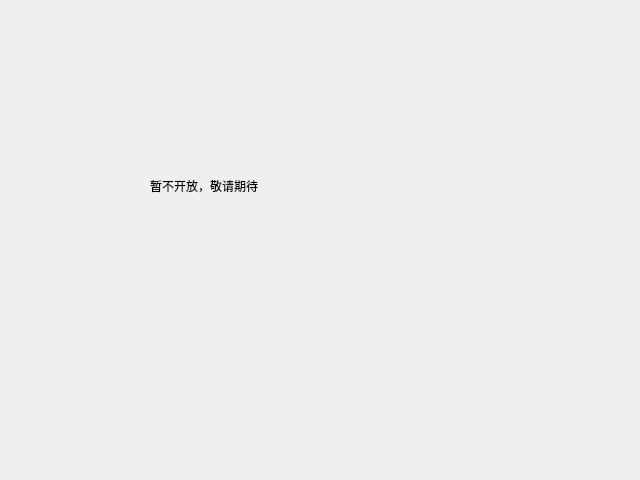
<?xml version="1.0" encoding="UTF-8"?>
<ui version="4.0">
 <class>FludicsForm</class>
 <widget class="QWidget" name="FludicsForm">
  <property name="geometry">
   <rect>
    <x>0</x>
    <y>0</y>
    <width>640</width>
    <height>480</height>
   </rect>
  </property>
  <property name="windowTitle">
   <string>Fluidic Tools</string>
  </property>
  <widget class="QLabel" name="Fluidiclabel">
   <property name="geometry">
    <rect>
     <x>150</x>
     <y>120</y>
     <width>201</width>
     <height>131</height>
    </rect>
   </property>
   <property name="text">
    <string>暂不开放，敬请期待</string>
   </property>
  </widget>
 </widget>
 <resources/>
 <connections/>
</ui>
